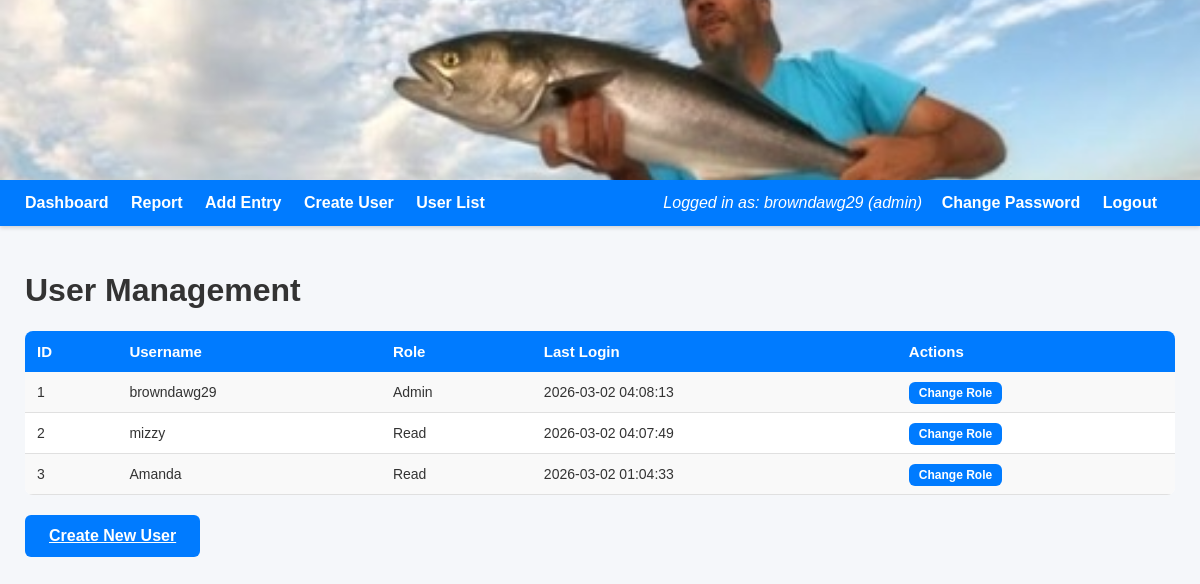
The page /users (signed in) on the database as committed earlier.
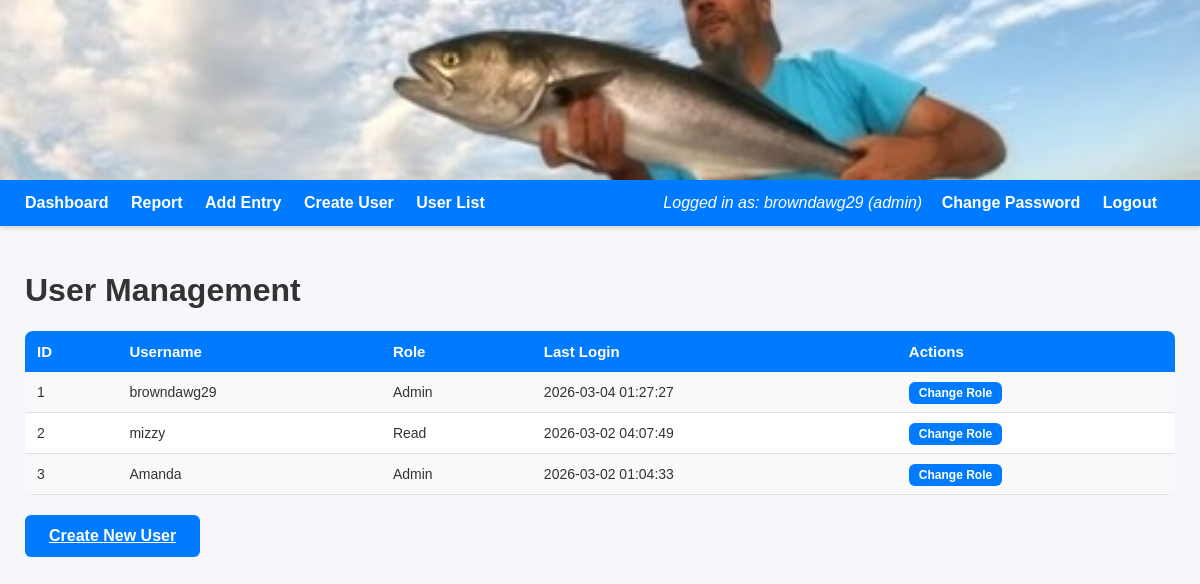
The same page on the database as committed later.
### tables this page shows
CREATE TABLE users (
    id INTEGER PRIMARY KEY AUTOINCREMENT,
    username TEXT UNIQUE NOT NULL,
    password_hash TEXT NOT NULL,
    role TEXT NOT NULL
, last_login TEXT);

### app.py (the view)
@app.route("/users")
@login_required
def users():
    if current_user.role != "admin":
        return "Access denied", 403
    conn = get_user_connection()
    rows = conn.execute("SELECT id, username, role, last_login FROM users").fetchall()
    conn.close()
    return render_template("users.html", users=rows)

### app.py (called while the page is built)
def get_user_connection():
    conn = sqlite3.connect("mydatabase.db")
    conn.row_factory = sqlite3.Row
    return conn

@login_manager.user_loader
def load_user(user_id):
    return User.get(user_id)

    @staticmethod
    def get(user_id):
        conn = get_user_connection()
        row = conn.execute("SELECT * FROM users WHERE id = ?", (user_id,)).fetchone()
        conn.close()
        if row:
            return User(row["id"], row["username"], row["password_hash"], row["role"], row["last_login"])
        return None

### templates/users.html
{% extends "base.html" %}
{% block content %}
<h1>User Management</h1>
<div class="form-card">
    <table>
        <tr>
            <th>ID</th>
            <th>Username</th>
            <th>Role</th>
            <th>Last Login</th>
            <th>Actions</th>
        </tr>
        {% for u in users %}
        <tr>
            <td>{{ u.id }}</td>
            <td>{{ u.username }}</td>
            <td>
                {% if u.role == "admin" %}
                    <span class="role-badge admin">Admin</span>
                {% elif u.role == "write" %}
                    <span class="role-badge write">Write</span>
                {% else %}
                    <span class="role-badge read">Read</span>
                {% endif %}
            </td>
            <td>
                {% if u.last_login %}
                    {{ u.last_login }}
                {% else %}
                    Never
                {% endif %}
            </td>
            <td>
                <a href="/change_role/{{ u.id }}"
                   class="save-btn"
                   style="padding:4px 10px; font-size:12px;">
                    Change Role
                </a>
            </td>
        </tr>
        {% endfor %}
    </table>
    <a href="/create_user" class="save-btn" style="margin-top:20px; display:inline-block;">
        Create New User
    </a>
</div>
{% endblock %}

### templates/base.html (shortened to what this page needs)
<!DOCTYPE html>
<html>
<head>
<link rel="stylesheet" href="https://unpkg.com/leaflet@1.9.4/dist/leaflet.css" />
</head>
<body>
<div class="header-banner">
    <img src="{{ url_for('static', filename='uploads/your_banner_image.jpg') }}" alt="TRIPSONTHEBOAT Banner">
</div>
<div class="navbar">
    <div class="nav-left">
        <a href="/">Dashboard</a>
        <a href="/report">Report</a>
        {% if current_user.is_authenticated and current_user.role == "admin" %}
            <a href="/add">Add Entry</a>
            <a href="/create_user">Create User</a>
            <a href="/users">User List</a>
        {% elif current_user.is_authenticated and current_user.role == "write" %}
            <a href="/add">Add Entry</a>
        {% endif %}
    </div>
    <div class="nav-right">
        {% if current_user.is_authenticated %}
            <span>Logged in as: {{ current_user.username }} ({{ current_user.role }})</span>
            <a href="/change_password">Change Password</a>
            <a href="/logout">Logout</a>
        {% else %}
            <a href="/login">Login</a>
        {% endif %}
    </div>
</div>
<div class="container">
    {% block content %}{% endblock %}
</div>
</body>
</html>

### templates/base.html (style rules this page uses)
body { font-family: Arial, sans-serif; margin: 0; padding: 0; background: #f5f7fa; color: #333; }
.header-banner { width: 100%; height: 180px; overflow: hidden; display: flex; justify-content: center; align-items: center; background: #000; }
.header-banner img { width: 100%; height: 100%; object-fit: cover; }
.navbar { background: #007bff; padding: 14px 25px; color: white; display: flex; justify-content: space-between; align-items: center; box-shadow: 0 2px 4px rgba(0,0,0,0.15); }
.nav-left a, .nav-right a { color: white; margin-right: 18px; text-decoration: none; font-weight: bold; }
.nav-right span { margin-right: 15px; font-style: italic; }
.container { padding: 25px; max-width: 1400px; margin: auto; }
table { width: 100%; border-collapse: collapse; margin-top: 15px; background: white; border-radius: 8px; overflow: hidden; }
table th { background: #007bff; color: white; padding: 12px; text-align: left; font-size: 15px; }
table td { padding: 12px; border-bottom: 1px solid #e0e0e0; font-size: 14px; }
table tr:nth-child(even) { background: #f9f9f9; }
.save-btn { background-color: #007bff; color: white; padding: 12px 24px; border: none; border-radius: 6px; font-size: 16px; font-weight: bold; cursor: pointer; margin-top: 10px; }
td a { color: #007bff; text-decoration: none; font-weight: bold; }

Rows that differ between the two databases and show on the page:
changed users "browndawg29": last_login "2026-03-02 04:08:13" → "2026-03-04 01:27:27"
changed users "Amanda": role "Read" → "Admin"
